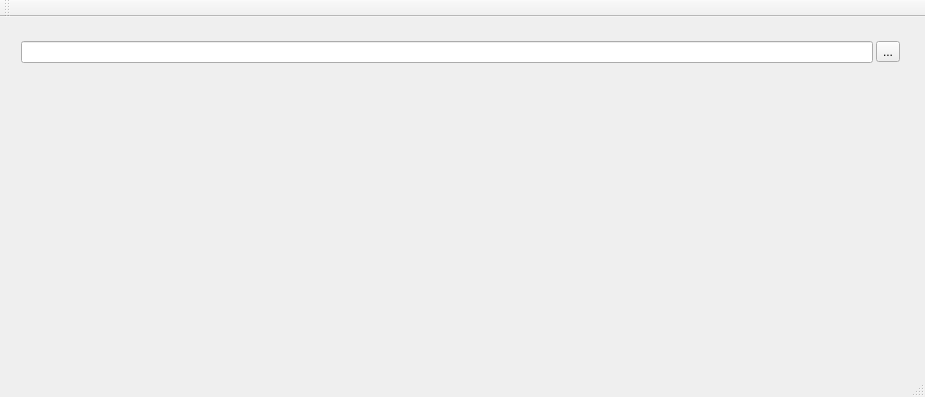
<?xml version="1.0" encoding="UTF-8"?>
<ui version="4.0">
 <class>MainWindow</class>
 <widget class="QMainWindow" name="MainWindow">
  <property name="geometry">
   <rect>
    <x>0</x>
    <y>0</y>
    <width>925</width>
    <height>397</height>
   </rect>
  </property>
  <property name="windowTitle">
   <string>MainWindow</string>
  </property>
  <widget class="QWidget" name="centralWidget">
   <widget class="QWidget" name="verticalLayoutWidget">
    <property name="geometry">
     <rect>
      <x>10</x>
      <y>10</y>
      <width>901</width>
      <height>51</height>
     </rect>
    </property>
    <layout class="QVBoxLayout" name="verticalLayout" stretch="0">
     <item>
      <layout class="QHBoxLayout" name="horizontalLayout">
       <property name="spacing">
        <number>3</number>
       </property>
       <item>
        <widget class="QLineEdit" name="fileEdit"/>
       </item>
       <item>
        <widget class="QToolButton" name="fileButton">
         <property name="text">
          <string>...</string>
         </property>
        </widget>
       </item>
      </layout>
     </item>
    </layout>
   </widget>
  </widget>
  <widget class="QMenuBar" name="menuBar">
   <property name="geometry">
    <rect>
     <x>0</x>
     <y>0</y>
     <width>925</width>
     <height>19</height>
    </rect>
   </property>
  </widget>
  <widget class="QToolBar" name="mainToolBar">
   <attribute name="toolBarArea">
    <enum>TopToolBarArea</enum>
   </attribute>
   <attribute name="toolBarBreak">
    <bool>false</bool>
   </attribute>
  </widget>
  <widget class="QStatusBar" name="statusBar"/>
 </widget>
 <layoutdefault spacing="6" margin="11"/>
 <resources/>
 <connections/>
</ui>
